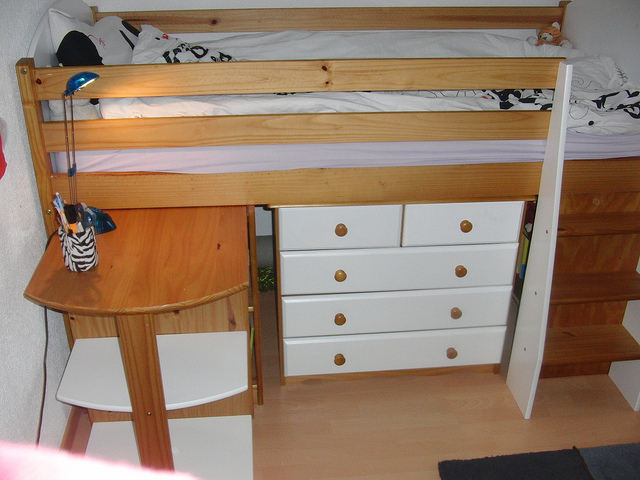
#> input picture Tools/Visualization/img.jpg, 640 x 480 px
$ python heatmap_overlay.py
#> lines starting #> are read from the running program, lines starting #| are printed output that depends on the picture
import cv2
import numpy as np

def im2uint8(img):
    if img.dtype == np.uint8:
        return img
    else:
        img[img < 0] = 0
        img[img > 255] = 255
        img = np.rint(img).astype(np.uint8)
        return img

def heatmap_overlay(image, heatmap):

	img = np.array(image,   copy=True)
	map = np.array(heatmap, copy=True)

	if img.shape[:2] != map.shape[:2]:
		map = cv2.resize(map, (img.shape[1],img.shape[0]))

	if len(map.shape) == 2:
		map = np.repeat(np.expand_dims(map, axis=2), 3, axis=2)

	if map.dtype == np.uint8:
		map_color = cv2.applyColorMap(map, cv2.COLORMAP_JET)
	else:
		tmap = im2uint8(map/np.max(map)*255)
		map_color = cv2.applyColorMap(tmap, cv2.COLORMAP_JET)

	img = img / np.max(img)
	map = map / np.max(map)
	map_color = map_color / np.max(map_color)

	o_map = 0.8 * (1 - map ** 0.8) * img + map * map_color
	return o_map


if __name__ == "__main__":

	img = cv2.imread('img.jpg')
#> img is the input picture: shape (480, 640, 3); mean B, G, R 108.5, 126.7, 149.4
	map = cv2.imread('map.png',-1)
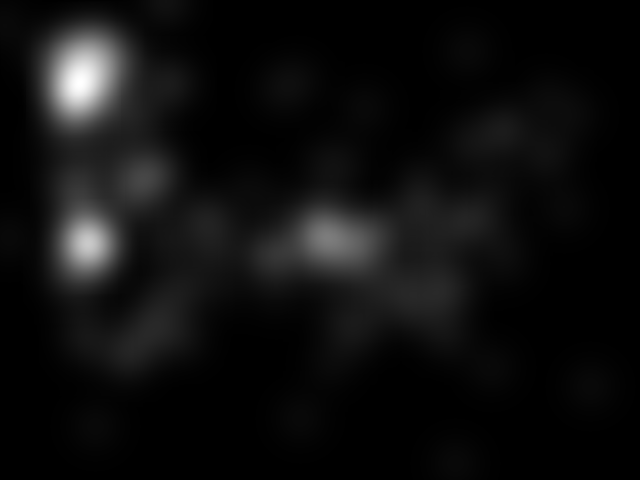
#> input picture Tools/Visualization/map.png, 640 x 480 px
#> map is the input picture: shape (480, 640); min 0, max 255, mean 14.7

	color_map = heatmap_overlay(img,map)
#> in heatmap_overlay, `map_color = cv2.applyColorMap(map, cv2.COLORMAP_JET)`:
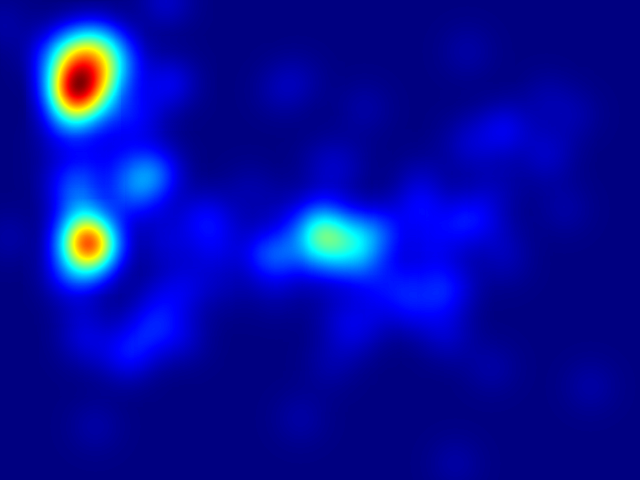
#> map_color: shape (480, 640, 3); mean B, G, R 162.5, 12.8, 4.2
#> in heatmap_overlay, `o_map = 0.8 * (1 - map ** 0.8) * img + map * map_color`:
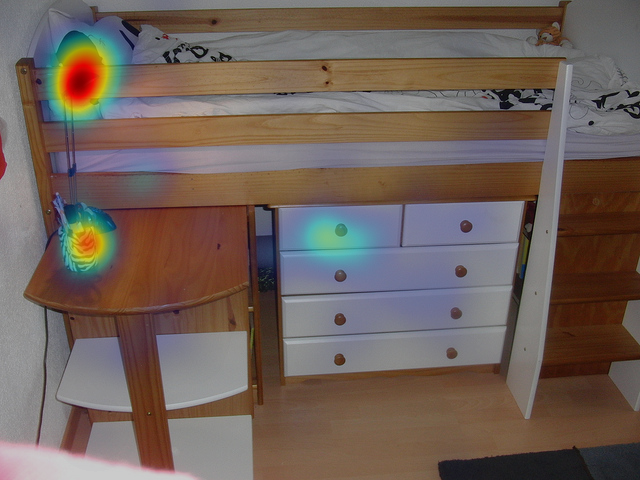
#> o_map: shape (480, 640, 3) float64; mean of channels 0, 1, 2 0.353, 0.383, 0.44; drawn as B, G, R

	cv2.imshow("",color_map)
	cv2.waitKey(100)

	print("done!!!")
